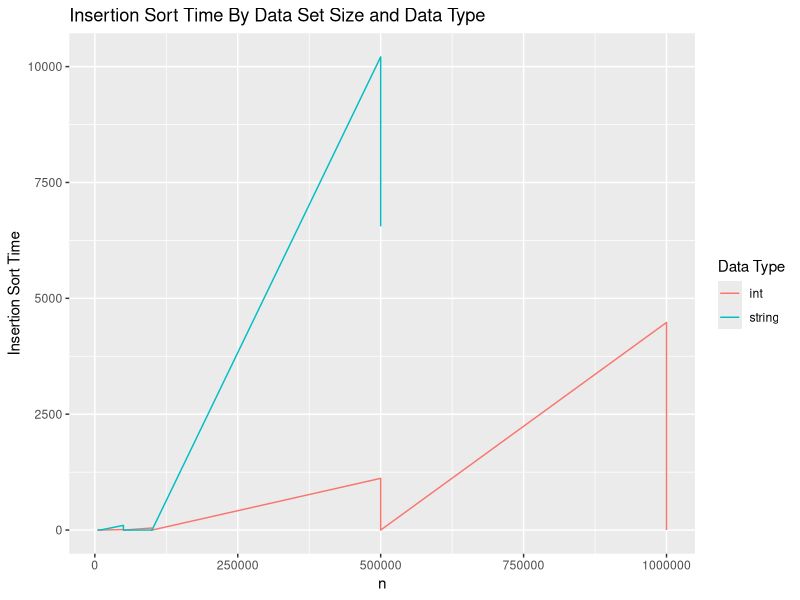
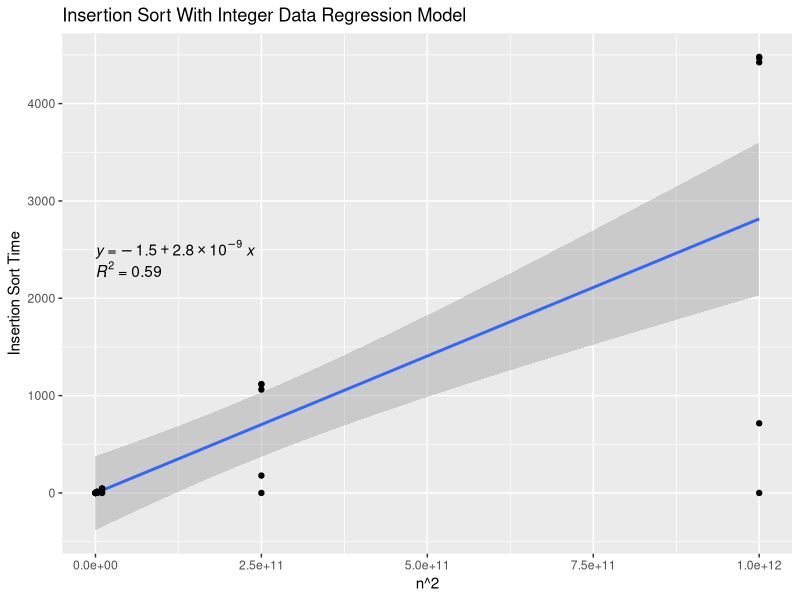
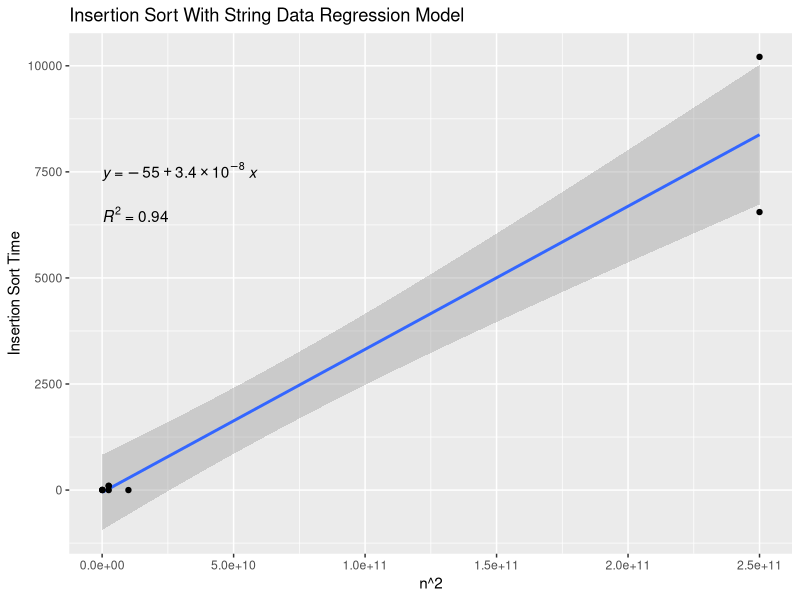
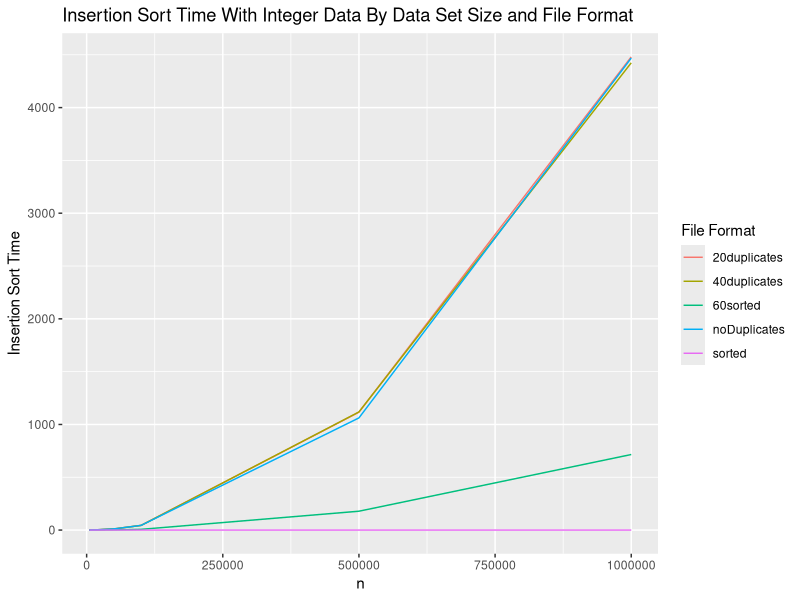
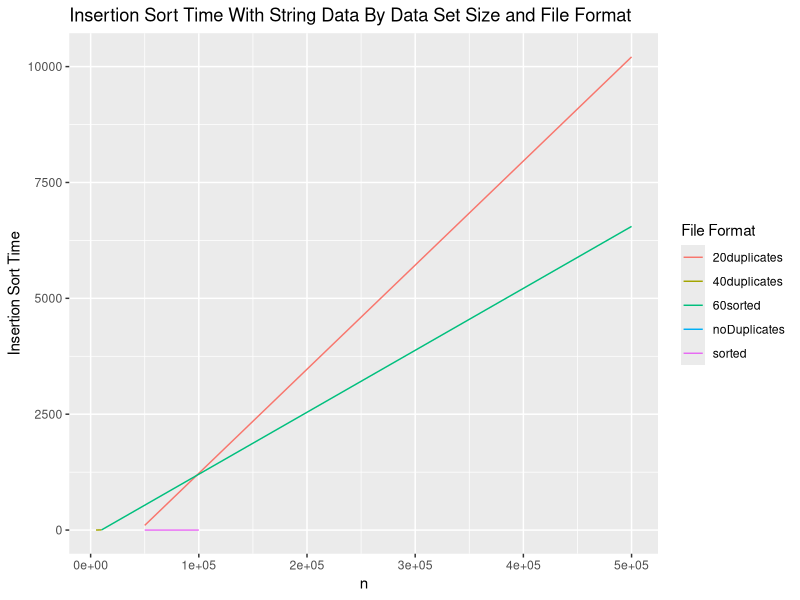
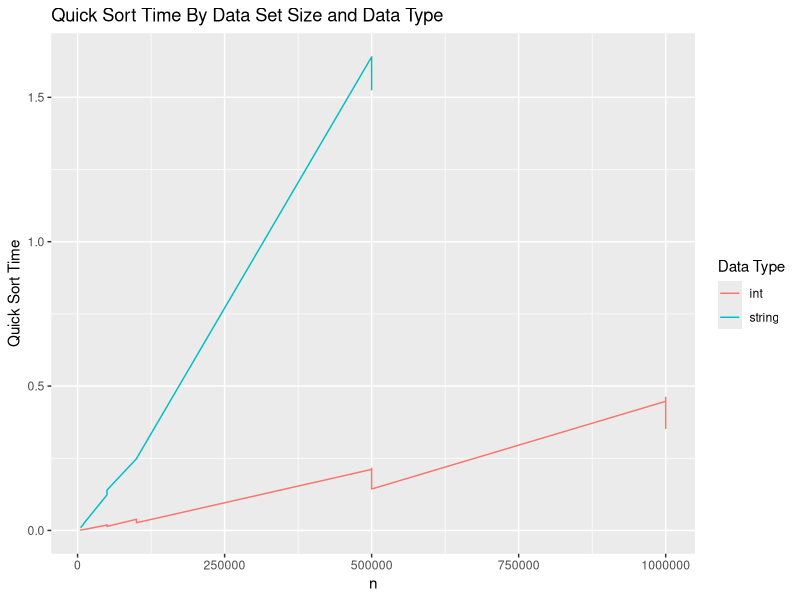
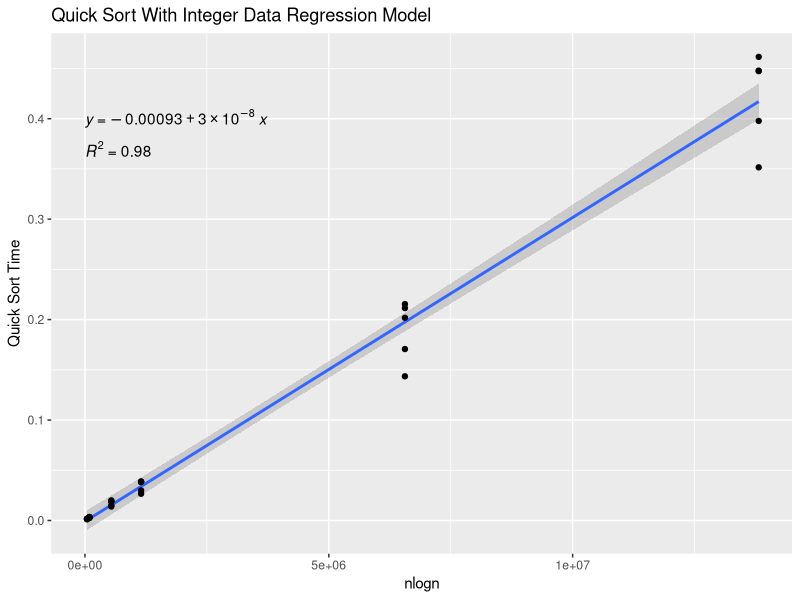
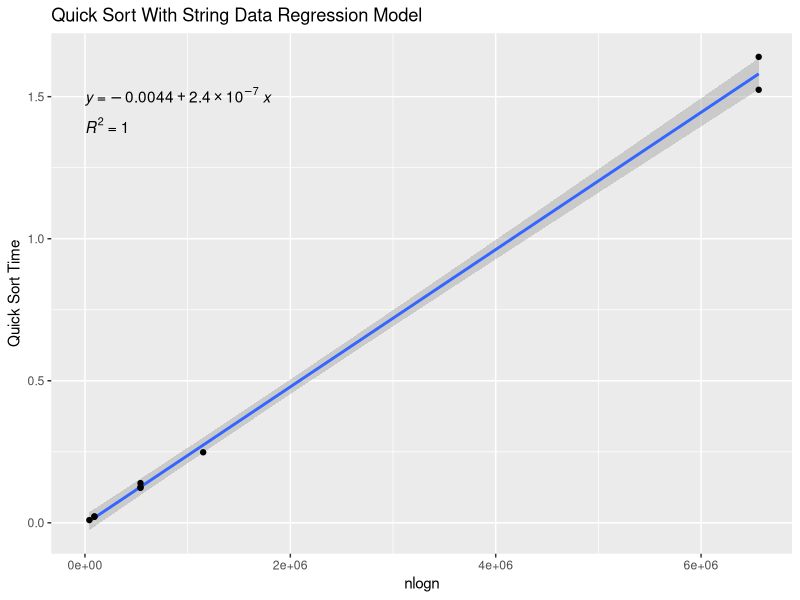

Source code (R) for these figures, in order:
## ---- chunk 1
library(ggplot2)
library(ggpubr)
data = read.csv("sorting.csv")
data$n2 = data$size ^ 2
data$nlogn = log(data$size) * data$size
data
## ---- chunk 2
insertionTimes = aggregate(insertion_time ~ var_type + size + n2 + format, data = data, FUN = mean)
ggplot(insertionTimes, aes(x = size, y = insertion_time, color = var_type)) + 
  geom_line() + 
  labs(title = "Insertion Sort Time By Data Set Size and Data Type", x = "n", y = "Insertion Sort Time") + 
  guides(color = guide_legend(title = "Data Type"))
## ---- chunk 3
insertionInts = subset(insertionTimes, var_type == "int")
insertionModel = lm(insertion_time ~ n2, data = insertionInts)
summary(insertionModel)
## ---- chunk 4
ggplot(data=insertionInts, aes(x=n2, y=insertion_time)) +
  labs(title = "Insertion Sort With Integer Data Regression Model", x = "n^2", y = "Insertion Sort Time") +
  geom_smooth(method="lm") +
  geom_point() +
  stat_regline_equation(label.x=0, label.y=2500) +
  stat_cor(aes(label=..rr.label..), label.x=0, label.y=2300)
## ---- chunk 5
insertionStrings = subset(insertionTimes, var_type == "string")
insertionModel = lm(insertion_time ~ n2, data = insertionStrings)
summary(insertionModel)
## ---- chunk 6
ggplot(data=insertionStrings, aes(x=n2, y=insertion_time)) +
  labs(title = "Insertion Sort With String Data Regression Model", x = "n^2", y = "Insertion Sort Time") +
  geom_smooth(method="lm") +
  geom_point() +
  stat_regline_equation(label.x=0, label.y=7500) +
  stat_cor(aes(label=..rr.label..), label.x=0, label.y=6500)
## ---- chunk 7
insertionIntsNoDups = subset(insertionInts, format == "noDuplicates")
insertionIntsSorted = subset(insertionInts, format == "sorted")
insertionInts60Sorted = subset(insertionInts, format == "60sorted")
insertionInts20Dups = subset(insertionInts, format == "20duplicates")
insertionInts40Dups = subset(insertionInts, format == "40duplicates")
## ---- chunk 8
insertionStringsNoDups = subset(insertionStrings, format == "noDuplicates")
insertionStringsSorted = subset(insertionStrings, format == "sorted")
insertionStrings60Sorted = subset(insertionStrings, format == "60sorted")
insertionStrings20Dups = subset(insertionStrings, format == "20duplicates")
insertionStrings40Dups = subset(insertionStrings, format == "40duplicates")
## ---- chunk 9
ggplot(insertionInts, aes(x = size, y = insertion_time, color = format)) + 
  geom_line() + 
  labs(title = "Insertion Sort Time With Integer Data By Data Set Size and File Format", x = "n", y = "Insertion Sort Time") + 
  guides(color = guide_legend(title = "File Format"))
## ---- chunk 10
ggplot(insertionStrings, aes(x = size, y = insertion_time, color = format)) + 
  geom_line() + 
  labs(title = "Insertion Sort Time With String Data By Data Set Size and File Format", x = "n", y = "Insertion Sort Time") + 
  guides(color = guide_legend(title = "File Format"))
## ---- chunk 11
quickTimes = aggregate(quick_time ~ var_type + size + nlogn + format, data = data, FUN = mean)
ggplot(quickTimes, aes(x = size, y = quick_time, color = var_type)) + 
  geom_line() + 
  labs(title = "Quick Sort Time By Data Set Size and Data Type", x = "n", y = "Quick Sort Time") + 
  guides(color = guide_legend(title = "Data Type"))
## ---- chunk 12
quickInts = subset(quickTimes, var_type == "int")
quickModel = lm(quick_time ~ nlogn, data = quickInts)
summary(quickModel)
## ---- chunk 13
ggplot(data=quickInts, aes(x=nlogn, y=quick_time)) +
  labs(title = "Quick Sort With Integer Data Regression Model", x = "nlogn", y = "Quick Sort Time") +
  geom_smooth(method="lm") +
  geom_point() +
  stat_regline_equation(label.x=0, label.y=0.4) +
  stat_cor(aes(label=..rr.label..), label.x=0, label.y=0.37)
## ---- chunk 14
quickStrings = subset(quickTimes, var_type == "string")
quickModel = lm(quick_time ~ nlogn, data = quickStrings)
summary(quickModel)
## ---- chunk 15
ggplot(data=quickStrings, aes(x=nlogn, y=quick_time)) +
  labs(title = "Quick Sort With String Data Regression Model", x = "nlogn", y = "Quick Sort Time") +
  geom_smooth(method="lm") +
  geom_point() +
  stat_regline_equation(label.x=0, label.y=1.5) +
  stat_cor(aes(label=..rr.label..), label.x=0, label.y=1.4)
## ---- chunk 16
ggplot(quickInts, aes(x = size, y = quick_time, color = format)) + 
  geom_line() + 
  labs(title = "Quick Sort Time With Integer Data By Data Set Size and File Format", x = "n", y = "Quick Sort Time") + 
  guides(color = guide_legend(title = "File Format"))
## ---- chunk 17
ggplot(quickStrings, aes(x = size, y = quick_time, color = format)) + 
  geom_line() + 
  labs(title = "Quick Sort Time With String Data By Data Set Size and File Format", x = "n", y = "Quick Sort Time") + 
  guides(color = guide_legend(title = "File Format"))
## ---- chunk 18
mergeTimes = aggregate(merge_time ~ var_type + size + nlogn + format, data = data, FUN = mean)
ggplot(mergeTimes, aes(x = size, y = merge_time, color = var_type)) + 
  geom_line() + 
  labs(title = "Merge Sort Time By Data Set Size and Data Type", x = "n", y = "Merge Sort Time") + 
  guides(color = guide_legend(title = "Data Type"))
## ---- chunk 19
mergeInts = subset(mergeTimes, var_type == "int")
mergeModel = lm(merge_time ~ nlogn, data = mergeInts)
summary(mergeModel)
## ---- chunk 20
ggplot(data=mergeInts, aes(x=nlogn, y=merge_time)) +
  labs(title = "Merge Sort With Integer Data Regression Model", x = "nlogn", y = "Merge Sort Time") +
  geom_smooth(method="lm") +
  geom_point() +
  stat_regline_equation(label.x=0, label.y=6) +
  stat_cor(aes(label=..rr.label..), label.x=0, label.y=5.5)
## ---- chunk 21
mergeStrings = subset(mergeTimes, var_type == "string")
mergeModel = lm(merge_time ~ nlogn, data = mergeStrings)
summary(mergeModel)
## ---- chunk 22
ggplot(data=mergeStrings, aes(x=nlogn, y=merge_time)) +
  labs(title = "Merge Sort With String Data Regression Model", x = "nlogn", y = "Merge Sort Time") +
  geom_smooth(method="lm") +
  geom_point() +
  stat_regline_equation(label.x=0, label.y=6) +
  stat_cor(aes(label=..rr.label..), label.x=0, label.y=5.5)
## ---- chunk 23
ggplot(mergeInts, aes(x = size, y = merge_time, color = format)) + 
  geom_line() + 
  labs(title = "Merge Sort Time With Integer Data By Data Set Size and File Format", x = "n", y = "Merge Sort Time") + 
  guides(color = guide_legend(title = "File Format"))
## ---- chunk 24
ggplot(mergeStrings, aes(x = size, y = merge_time, color = format)) + 
  geom_line() + 
  labs(title = "Merge Sort Time With String Data By Data Set Size and File Format", x = "n", y = "Merge Sort Time") + 
  guides(color = guide_legend(title = "File Format"))
## ---- chunk 25
shellTimes = aggregate(shell_time ~ var_type + size + nlogn + format, data = data, FUN = mean)
ggplot(shellTimes, aes(x = size, y = shell_time, color = var_type)) + 
  geom_line() + 
  labs(title = "Shell Sort Time By Data Set Size and Data Type", x = "n", y = "Shell Sort Time") + 
  guides(color = guide_legend(title = "Data Type"))
## ---- chunk 26
shellInts = subset(shellTimes, var_type == "int")
shellModel = lm(shell_time ~ nlogn, data = shellInts)
summary(shellModel)
## ---- chunk 27
ggplot(data=shellInts, aes(x=nlogn, y=shell_time)) +
  labs(title = "Shell Sort With Integer Data Regression Model", x = "nlogn", y = "Shell Sort Time") +
  geom_smooth(method="lm") +
  geom_point() +
  stat_regline_equation(label.x=0, label.y=0.7) +
  stat_cor(aes(label=..rr.label..), label.x=0, label.y=0.65)
## ---- chunk 28
shellStrings = subset(shellTimes, var_type == "string")
shellModel = lm(shell_time ~ nlogn, data = shellStrings)
summary(shellModel)
## ---- chunk 29
ggplot(data=shellStrings, aes(x=nlogn, y=shell_time)) +
  labs(title = "Shell Sort With String Data Regression Model", x = "nlogn", y = "Shell Sort Time") +
  geom_smooth(method="lm") +
  geom_point() +
  stat_regline_equation(label.x=0, label.y=4) +
  stat_cor(aes(label=..rr.label..), label.x=0, label.y=3.7)
## ---- chunk 30
ggplot(shellInts, aes(x = size, y = shell_time, color = format)) + 
  geom_line() + 
  labs(title = "Shell Sort Time With Integer Data By Data Set Size and File Format", x = "n", y = "Shell Sort Time") + 
  guides(color = guide_legend(title = "File Format"))
## ---- chunk 31
ggplot(shellStrings, aes(x = size, y = shell_time, color = format)) + 
  geom_line() + 
  labs(title = "Shell Sort Time With String Data By Data Set Size and File Format", x = "n", y = "Shell Sort Time") + 
  guides(color = guide_legend(title = "File Format"))
## ---- chunk 32
introTimes = aggregate(intro_time ~ var_type + size + nlogn + format, data = data, FUN = mean)
ggplot(introTimes, aes(x = size, y = intro_time, color = var_type)) + 
  geom_line() + 
  labs(title = "Intro Sort Time By Data Set Size and Data Type", x = "Data Set Size", y = "Intro Sort Time") + 
  guides(color = guide_legend(title = "Data Type"))
## ---- chunk 33
introInts = subset(introTimes, var_type == "int")
introModel = lm(intro_time ~ nlogn, data = introInts)
summary(introModel)
## ---- chunk 34
ggplot(data=introInts, aes(x=nlogn, y=intro_time)) +
  labs(title = "Intro Sort With Integer Data Regression Model", x = "nlogn", y = "Intro Sort Time") +
  geom_smooth(method="lm") +
  geom_point() +
  stat_regline_equation(label.x=0, label.y=2.25) +
  stat_cor(aes(label=..rr.label..), label.x=0, label.y=2.1)
## ---- chunk 35
introStrings = subset(introTimes, var_type == "string")
introModel = lm(intro_time ~ nlogn, data = introStrings)
summary(introModel)
## ---- chunk 36
ggplot(data=introStrings, aes(x=nlogn, y=intro_time)) +
  labs(title = "Intro Sort With String Data Regression Model", x = "nlogn", y = "Intro Sort Time") +
  geom_smooth(method="lm") +
  geom_point() +
  stat_regline_equation(label.x=0, label.y=4) +
  stat_cor(aes(label=..rr.label..), label.x=0, label.y=3.7)
## ---- chunk 37
ggplot(introInts, aes(x = size, y = intro_time, color = format)) + 
  geom_line() + 
  labs(title = "Intro Sort Time With Integer Data By Data Set Size and File Format", x = "n", y = "Intro Sort Time") + 
  guides(color = guide_legend(title = "File Format"))
## ---- chunk 38
ggplot(introStrings, aes(x = size, y = intro_time, color = format)) + 
  geom_line() + 
  labs(title = "Intro Sort Time With String Data By Data Set Size and File Format", x = "n", y = "Intro Sort Time") + 
  guides(color = guide_legend(title = "File Format"))
## ---- chunk 39
timTimes = aggregate(tim_time ~ var_type + size + nlogn + format, data = data, FUN = mean)
ggplot(timTimes, aes(x = size, y = tim_time, color = var_type)) + 
  geom_line() + 
  labs(title = "Tim Sort Time By Data Set Size and Data Type", x = "Data Set Size", y = "Tim Sort Time") + 
  guides(color = guide_legend(title = "Data Type"))
## ---- chunk 40
timInts = subset(timTimes, var_type == "int")
timModel = lm(tim_time ~ nlogn, data = timInts)
summary(timModel)
## ---- chunk 41
ggplot(data=timInts, aes(x=nlogn, y=tim_time)) +
  labs(title = "Tim Sort With Integer Data Regression Model", x = "nlogn", y = "Tim Sort Time") +
  geom_smooth(method="lm") +
  geom_point() +
  stat_regline_equation(label.x=0, label.y=2.25) +
  stat_cor(aes(label=..rr.label..), label.x=0, label.y=2.1)
## ---- chunk 42
timStrings = subset(timTimes, var_type == "string")
timModel = lm(tim_time ~ nlogn, data = timStrings)
summary(timModel)
## ---- chunk 43
ggplot(data=timStrings, aes(x=nlogn, y=tim_time)) +
  labs(title = "Tim Sort With String Data Regression Model", x = "nlogn", y = "Tim Sort Time") +
  geom_smooth(method="lm") +
  geom_point() +
  stat_regline_equation(label.x=0, label.y=4) +
  stat_cor(aes(label=..rr.label..), label.x=0, label.y=3.7)
## ---- chunk 44
ggplot(timInts, aes(x = size, y = tim_time, color = format)) + 
  geom_line() + 
  labs(title = "Tim Sort Time With Integer Data By Data Set Size and File Format", x = "n", y = "Tim Sort Time") + 
  guides(color = guide_legend(title = "File Format"))
## ---- chunk 45
ggplot(timStrings, aes(x = size, y = tim_time, color = format)) + 
  geom_line() + 
  labs(title = "Tim Sort Time With String Data By Data Set Size and File Format", x = "n", y = "Tim Sort Time") + 
  guides(color = guide_legend(title = "File Format"))
